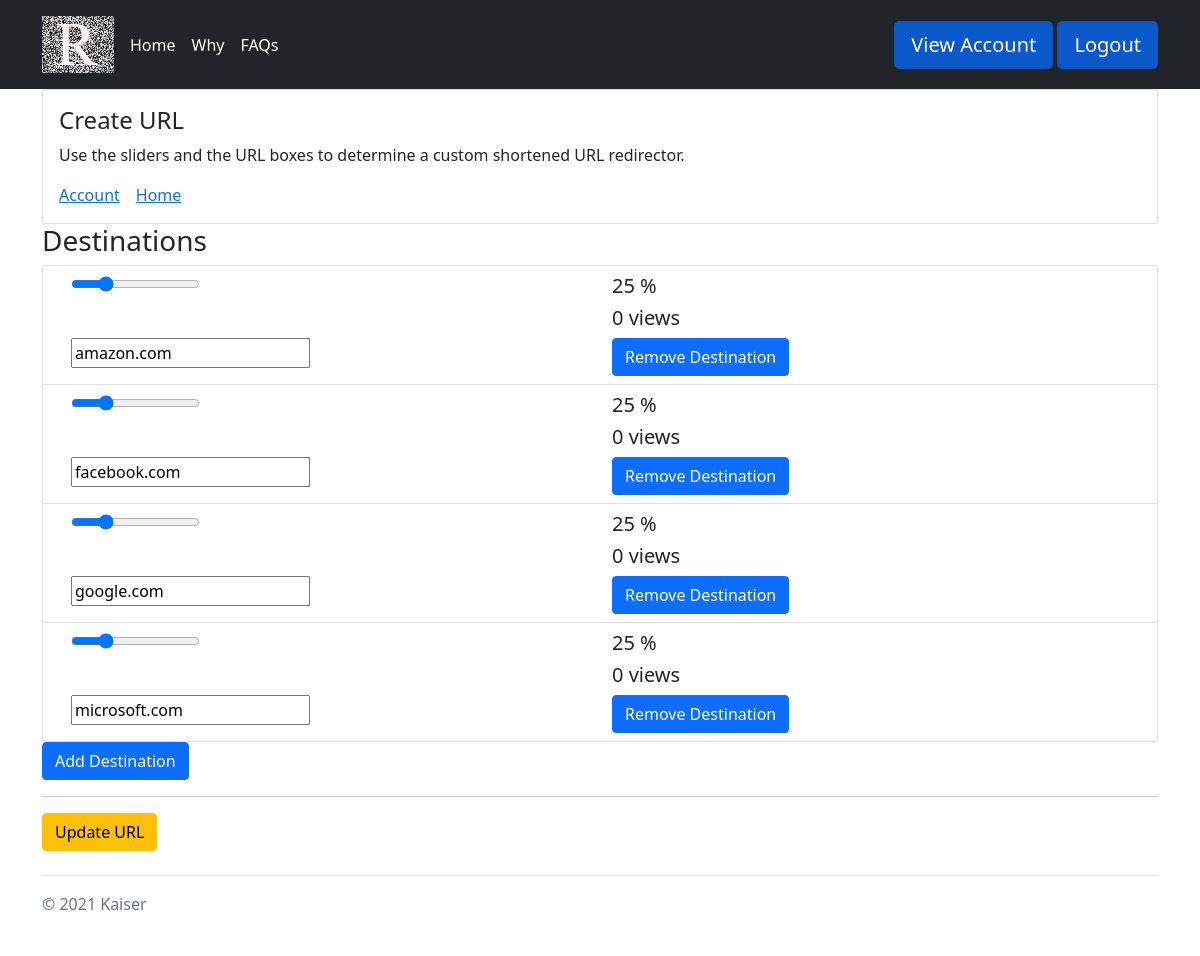
Page /rph31247tC/edit (signed in) on the earlier database version.
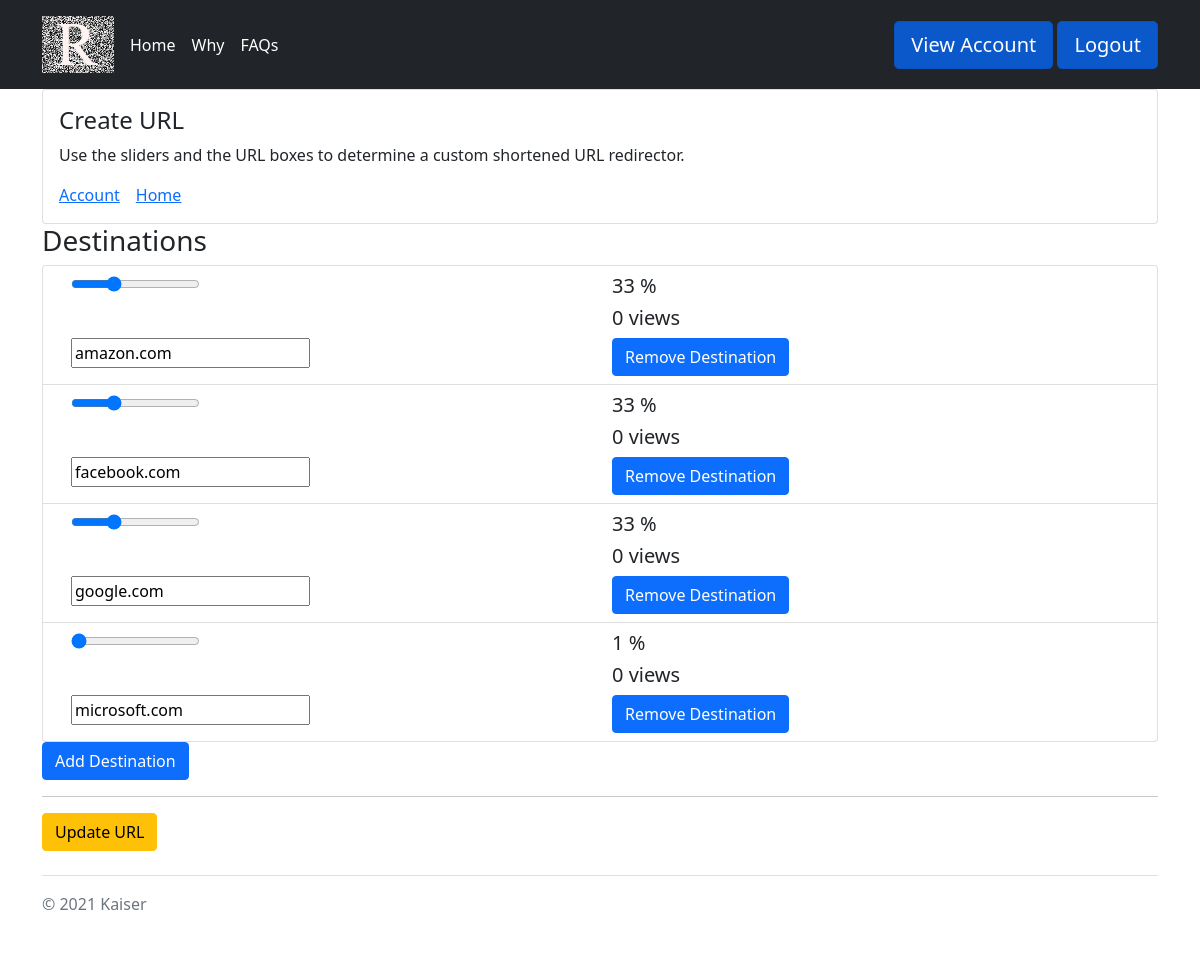
Same page on the later database version.
### url/models.py (models this page shows, shortened)
class Destination(models.Model):
    views = models.IntegerField(default=0)
    prob = models.DecimalField(max_digits=6, decimal_places=4)
    url = models.URLField()
    def pp_prob(self):
        return f"{self.prob * 100:.0f} %"
    def get_value(self):
        return int(self.prob * 100)

### url/views.py (the view, shortened to what this page needs)
# urls.py: path('<str:link_string>/edit', URLEdit.as_view(), name='url-edit'),
class URLEdit(View):
    template_name = "urls/edit.html"
    @method_decorator(login_required)
    def get(self, request, link_string):
        url = self.get_url(link_string)
        if url is None or request.user != url.owner:
            return HttpResponseRedirect(reverse_lazy('index'))
        return render(request, self.template_name, {'url': url})
    @staticmethod
    def get_url(link_string):
        return URL.objects.filter(link_string=link_string).first()

### url/templates/urls/edit.html (shortened to what this page needs)
{% extends 'base.html' %}
{% load static %}
{% block scripts %}
    <link href="{% static 'style.css' %}" rel="stylesheet">
{% endblock %}
{% block body %}
    <div class="container">
        <div class="card">
            <div class="card-body">
                <h4 class="card-title">Create URL</h4>
                <p class="card-text">Use the sliders and the URL boxes to determine a custom shortened URL
                    redirector.</p><a
                    class="card-link" href="#">Account</a><a class="card-link" href="#">Home</a>
            </div>
        </div>
        <h3>Destinations</h3>
        <ol class="list-group list-group-numbered" id="url-list">
            {% for item in url.destinations.all %}
                <div class="list-group-item">
                    <div class="container">
                        <div class="row">
                            <div class="col"><input type="range" min="1" max="100" value="{{ item.get_value }}"></div>
                            <div class="col"><h5>{{ item.pp_prob }}</h5><h5>{{ item.views }} views</h5></div>
                        </div>
                        <div class="row">
                            <div class="col"><input type="text" placeholder="Put your URL here" value="{{ item.url }}"></div>
                            <div class="col">
                                <button class="btn btn-primary">Remove Destination</button>
                            </div>
                        </div>
                    </div>
                </div>
            {% endfor %}
        </ol>
        <button id="add-button" class="btn btn-primary" type="button">Add Destination</button>
        <hr>
        <button id="edit-url" class="btn btn-warning" type="button" style="text-align: left;">Update URL</button>
    </div>
{% endblock %}

Differences in the rows shown:
no longer on this page (row unchanged): Destination: get_value "25", pp_prob "25 %", views "0", url "amazon.com"
no longer on this page (row unchanged): Destination: get_value "25", pp_prob "25 %", views "0", url "facebook.com"
no longer on this page (row unchanged): Destination: get_value "25", pp_prob "25 %", views "0", url "google.com"
no longer on this page (row unchanged): Destination: get_value "25", pp_prob "25 %", views "0", url "microsoft.com"
added Destination: get_value "32", pp_prob "33 %", views "0", url "amazon.com"
added Destination: get_value "32", pp_prob "33 %", views "0", url "facebook.com"
added Destination: get_value "32", pp_prob "33 %", views "0", url "google.com"
added Destination: get_value "1", pp_prob "1 %", views "0", url "microsoft.com"
